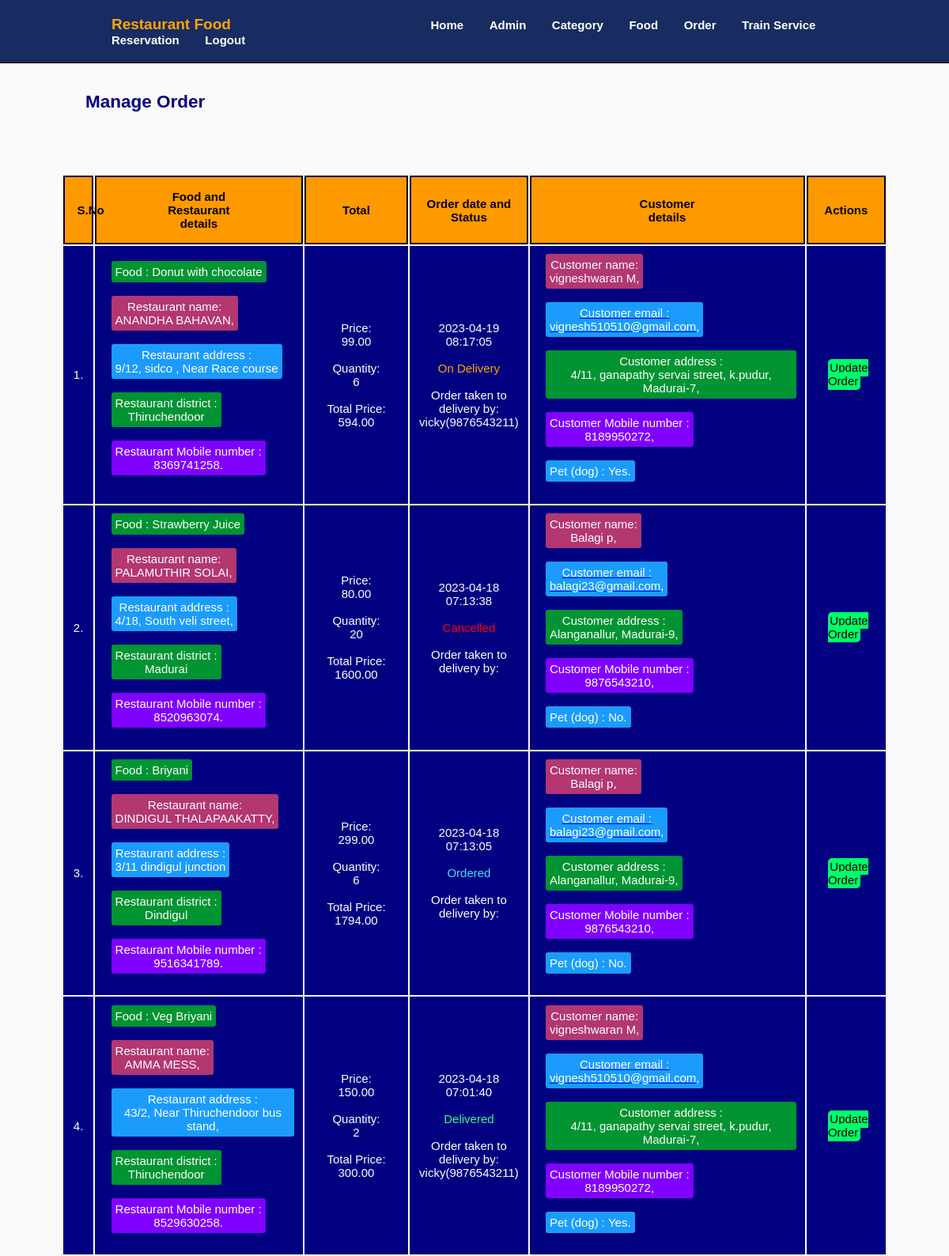
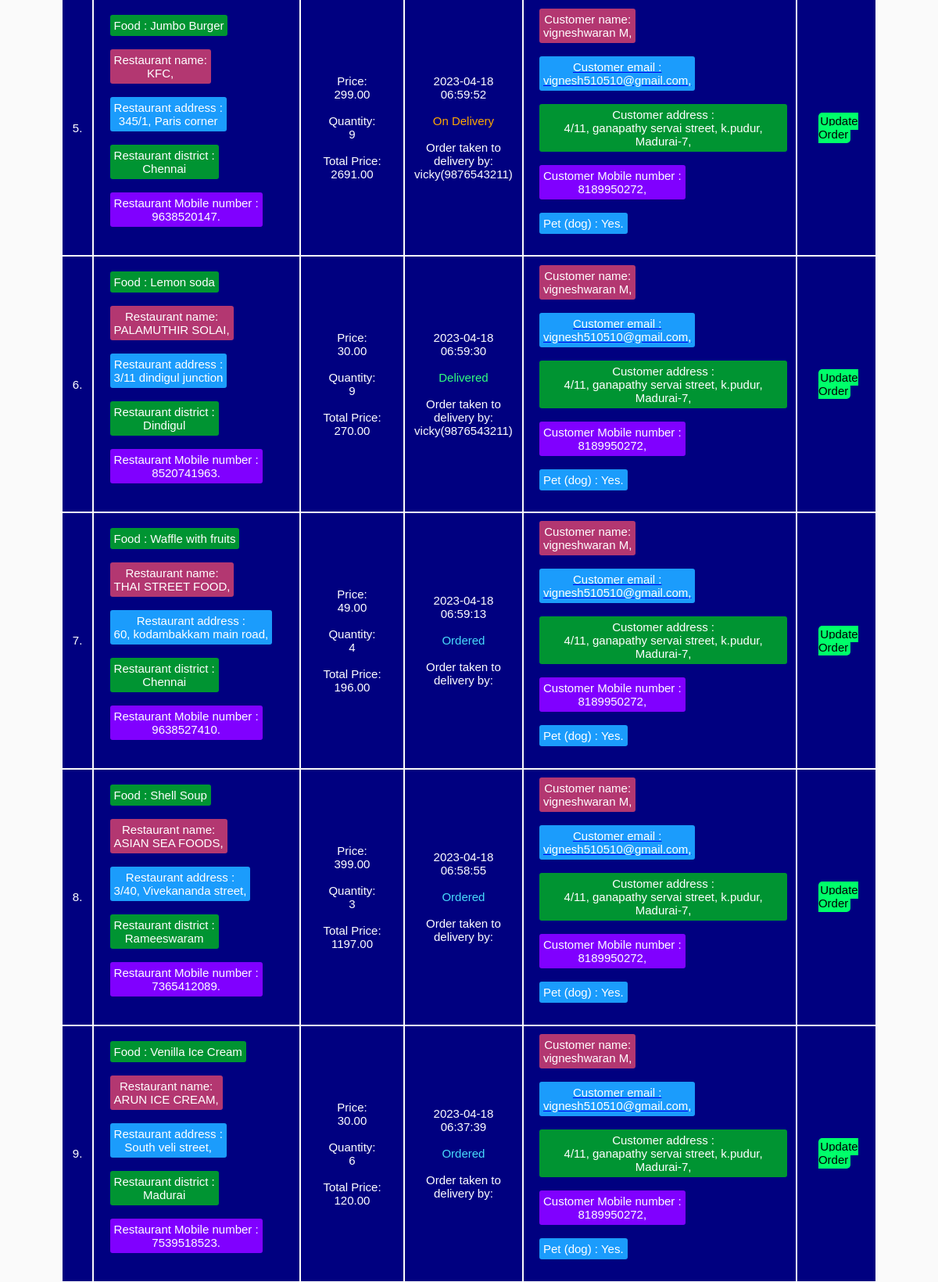
The app's page /Back-end/Restaurant-food/admin/manage-order.php (signed in, upper part) with its own data (2 pictures, top to bottom).
### tables this page shows
CREATE TABLE `basket_rest` (
  `id` int(10) UNSIGNED NOT NULL,
  `food` varchar(200) NOT NULL,
  `rest_name` varchar(255) NOT NULL,
  `rest_address` varchar(255) NOT NULL,
  `rest_district` varchar(255) NOT NULL,
  `rest_number` varchar(20) NOT NULL,
  `price` decimal(10,2) NOT NULL,
  `qty` int(11) NOT NULL,
  `total` decimal(10,2) NOT NULL,
  `order_date` datetime NOT NULL,
  `status` varchar(20) NOT NULL,
  `cust_name` varchar(200) NOT NULL,
  `cust_contact` varchar(20) NOT NULL,
  `cust_email` varchar(200) NOT NULL,
  `cust_address` varchar(200) NOT NULL,
  `is_pet` varchar(20) NOT NULL,
  `user_id` int(11) NOT NULL,
  `order_taken` varchar(255) NOT NULL
);

### Back-end/Restaurant-food/admin/manage-order.php (the view, shortened to what this page needs)
<?php include('partials/menu.php'); ?>
    <div class="main-content ">
<div class="wrapper">
   </div>
</div>
   <div class="main-content ">
    <div class="wrapper2">
    <h2 style="margin-left:30px; color:navy; font-weight:bold; margin-bottom:10px;">Manage Order</h2>
                    <table class="tbl-full">
                        <tr>
                          <th>S.No</th>
                          <th>Food and <br>Restaurant<br>details</th>
                          <th>Total</th>
                          <th>Order date and<br>Status</th>
                          <th>Customer<br> details</th>
                          <th>Actions</th>
                          <?php
                           $sql = "SELECT * FROM basket_rest ORDER BY id DESC";
                           $res = mysqli_query($conn, $sql);
                           if($res==TRUE)
                           {
                            $count = mysqli_num_rows($res);
                            $sn=1;
                            if($count>0){
                               while($rows=mysqli_fetch_assoc($res)){
                                   $id=$rows['id'];
                                   $food=$rows['food'];
                                   $rest_name=$rows['rest_name'];
                                   $rest_address=$rows['rest_address'];
                                   $rest_district=$rows['rest_district'];
                                   $rest_number=$rows['rest_number'];
                                   $price=$rows['price'];
                                   $qty=$rows['qty'];
                                   $total=$rows['total'];
                                   $order_date=$rows['order_date'];
                                   $status=$rows['status'];
                                   $cust_name=$rows['cust_name'];
                                   $cust_contact=$rows['cust_contact'];
                                   $cust_email=$rows['cust_email'];
                                   $cust_address=$rows['cust_address'];
                                   $is_pet=$rows['is_pet'];
                                   $order_taken=$rows['order_taken'];
                                   ?>
                        </tr>
                        <tr>
                        <td><?php echo $sn++; ?>.</td>
                          <td>
                                <span><?php echo "<div class='f-details3'>Food : ".$food."</div>"; ?></span><br>
                                <span><?php echo "<div class='f-details1'>Restaurant name: <br>".$rest_name.",</div>"; ?></span><br>
                                <span><?php echo "<div class='f-details2'>Restaurant address :<br> ".$rest_address."</div>"; ?><span><br>
                                <span><?php echo "<div class='f-details3'>Restaurant district :<br> ".$rest_district."</div>"; ?></span><br>
                                <span><?php echo "<div class='f-4'>Restaurant Mobile number : <br>".$rest_number.".</div>"; ?></span><br>
                          </td>
                          <td>
                                 <span><?php echo "Price:<br> ".$price."</div>"; ?></span><br><br>
                                <span><?php echo "Quantity:<br>".$qty."</div>"; ?><span><br><br>
                                <span><?php echo "Total Price: ".$total."</div>"; ?></span><br>
                          </td>
                          <td >
                          <span><?php echo $order_date; ?></span><br><br>
                          <span>
                           <?php
                                     if($status==="Ordered"){
                                       echo "<label style='color:#48dbfb;'>$status</label>";
                                     }
                                     elseif($status=="On Delivery"){
                                       echo "<label style='color:#ffa801;'>$status</label>";
                                     }
                                     elseif($status=="Delivered"){
                                       echo "<label style='color:#32ff7e;'>$status</label>";
                                     }
                                     elseif($status=="Cancelled"){
                                       echo "<label style='color:red;'>$status</label>";
                                     }
                           ?></span><br><br>
                        <span> Order taken to <br>delivery by:<br><?php echo $order_taken; ?></span>
                          </td>
                          <td><span><?php echo "<div class='f-details1'>Customer name: <br>".$cust_name.",</div>"; ?></span><br>
                          <a href="mailto:<?php echo $cust_email;?>"><span><?php echo "<div class='f-details2'>Customer email : <br>".$cust_email.",</div>"; ?><span></a> <br>
                                <span><?php echo "<div class='f-details3'>Customer address : <br>".$cust_address.",</div>"; ?></span><br>
                                <span><?php echo "<div class='f-4'>Customer Mobile number : <br>".$cust_contact.",</div>"; ?></span><br>
                                <span><?php echo "<div class='f-details2'>Pet (dog) : ".$is_pet.".</div>"; ?></span><br>
                           </td>
                           <td>
                           <span> <a href="<?php echo SITEURL; ?>Back-end/Restaurant-food/admin/update-order.php?id=<?php echo $id; ?>" class="btn-secondary1" style="margin- ">Update Order</a></span>
                           <?php
                           }
                        }
                        else
                         {
                           ?>
                             <tr>
                             <td>  <div class="error">No Food Added    <strong>X</strong></div></td>
                              </tr>
                                 <?php
                                 }
                                }
                                else{
                                }
                               ?>
                        </td>
                        </tr>
<?php include('partials/footer.php'); ?>

### Back-end/Restaurant-food/css/admin.css (style rules this page uses)
* { margin:0; padding:0; font-family:Arial, Helvetica, sans-serif; }
.wrapper { padding: 1%; width:80%; margin: 0 auto; }
.wrapper2 { padding: 1%; width:87%; margin: 0 auto; }
.main-content { background-color: var(--veryLightGray); }
:root { --red: hsl(0, 78%, 62%); --cyan: hsl(180, 62%, 55%); --orange: hsl(34, 97%, 64%); --blue: hsl(212, 86%, 64%); --varyDarkBlue: hsl(234, 12%, 34%); --grayishBlue: hsl(229, 6%, 66%); --veryLightGray: hsl(0, 0%, 98%); --weight1: 200; --weight2: 400; --weight3: 600; }
body { font-size: 15px; font-family: 'Poppins', sans-serif; background-color: var(--veryLightGray); }
h2 { color: var(--varyDarkBlue); font-weight: var(--weight3); }
.tbl-full { width:100%; }
table tr th { border:2px solid rgb(0, 0, 0); padding:1.5%; color: black; font-weight: bold; background-color:rgb(255, 153, 0); }
td { text-align: center; color:white; font-weight: 500; background-color:navy; padding: 1%; }
.btn-secondary1 { background-color:#00ff6a; padding: 3%; margin:5px; border-radius: 5px; color:rgb(0, 0, 0); font-weight: 500; text-decoration: none; }
.f-details1 { padding: 5px; background-color:#B33771; width:fit-content; color: white; margin-left:10px; border-radius: 3px; text-decoration: none; }
.f-details2 { padding: 5px; background-color:#1B9CFC; width:fit-content; color: white; margin-left:10px; border-radius: 3px; text-decoration: none; }
.f-details3 { padding: 5px; background-color:#009432; width:fit-content; color: white; margin-left:10px; border-radius: 3px; text-decoration: none; }
.f-4 { padding: 5px; background-color:rgb(128, 0, 255); width:fit-content; color: rgb(255, 255, 255); margin-left:10px; border-radius: 3px; text-decoration: none; }

### records on screen
basket_rest: food "Donut with chocolate", rest_name "ANANDHA BAHAVAN", rest_address "9/12, sidco , Near Race course", rest_district "Thiruchendoor", rest_number "8369741258", price "99.00", qty "6", total "594.00", order_date "2023-04-19 08:17:05", status "On Delivery", order_taken "vicky(9876543211)", cust_name "vigneshwaran M", cust_email "vignesh510510@gmail.com", cust_address "4/11, ganapathy servai street, k.pudur, Madurai-7", cust_contact "8189950272", is_pet "Yes"
basket_rest: food "Strawberry Juice", rest_name "PALAMUTHIR SOLAI", rest_address "4/18, South veli street,", rest_district "Madurai", rest_number "8520963074", price "80.00", qty "20", total "1600.00", order_date "2023-04-18 07:13:38", status "Cancelled", cust_name "Balagi p", cust_email "balagi23@gmail.com", cust_address "Alanganallur, Madurai-9", cust_contact "9876543210", is_pet "No"
basket_rest: food "Briyani", rest_name "DINDIGUL THALAPAAKATTY", rest_address "3/11 dindigul junction", rest_district "Dindigul", rest_number "9516341789", price "299.00", qty "6", total "1794.00", order_date "2023-04-18 07:13:05", status "Ordered", cust_name "Balagi p", cust_email "balagi23@gmail.com", cust_address "Alanganallur, Madurai-9", cust_contact "9876543210", is_pet "No"
basket_rest: food "Veg Briyani", rest_name "AMMA MESS", rest_address "43/2, Near Thiruchendoor bus stand,", rest_district "Thiruchendoor", rest_number "8529630258", price "150.00", qty "2", total "300.00", order_date "2023-04-18 07:01:40", status "Delivered", order_taken "vicky(9876543211)", cust_name "vigneshwaran M", cust_email "vignesh510510@gmail.com", cust_address "4/11, ganapathy servai street, k.pudur, Madurai-7", cust_contact "8189950272", is_pet "Yes"
basket_rest: food "Jumbo Burger", rest_name "KFC", rest_address "345/1, Paris corner", rest_district "Chennai", rest_number "9638520147", price "299.00", qty "9", total "2691.00", order_date "2023-04-18 06:59:52", status "On Delivery", order_taken "vicky(9876543211)", cust_name "vigneshwaran M", cust_email "vignesh510510@gmail.com", cust_address "4/11, ganapathy servai street, k.pudur, Madurai-7", cust_contact "8189950272", is_pet "Yes"
basket_rest: food "Lemon soda", rest_name "PALAMUTHIR SOLAI", rest_address "3/11 dindigul junction", rest_district "Dindigul", rest_number "8520741963", price "30.00", qty "9", total "270.00", order_date "2023-04-18 06:59:30", status "Delivered", order_taken "vicky(9876543211)", cust_name "vigneshwaran M", cust_email "vignesh510510@gmail.com", cust_address "4/11, ganapathy servai street, k.pudur, Madurai-7", cust_contact "8189950272", is_pet "Yes"
basket_rest: food "Waffle with fruits", rest_name "THAI STREET FOOD", rest_address "60, kodambakkam main road,", rest_district "Chennai", rest_number "9638527410", price "49.00", qty "4", total "196.00", order_date "2023-04-18 06:59:13", status "Ordered", cust_name "vigneshwaran M", cust_email "vignesh510510@gmail.com", cust_address "4/11, ganapathy servai street, k.pudur, Madurai-7", cust_contact "8189950272", is_pet "Yes"
basket_rest: food "Shell Soup", rest_name "ASIAN SEA FOODS", rest_address "3/40, Vivekananda street,", rest_district "Rameeswaram", rest_number "7365412089", price "399.00", qty "3", total "1197.00", order_date "2023-04-18 06:58:55", status "Ordered", cust_name "vigneshwaran M", cust_email "vignesh510510@gmail.com", cust_address "4/11, ganapathy servai street, k.pudur, Madurai-7", cust_contact "8189950272", is_pet "Yes"
basket_rest: food "Venilla Ice Cream", rest_name "ARUN ICE CREAM", rest_address "South veli street,", rest_district "Madurai", rest_number "7539518523", price "30.00", qty "6", total "120.00", order_date "2023-04-18 06:37:39", status "Ordered", cust_name "vigneshwaran M", cust_email "vignesh510510@gmail.com", cust_address "4/11, ganapathy servai street, k.pudur, Madurai-7", cust_contact "8189950272", is_pet "Yes"
